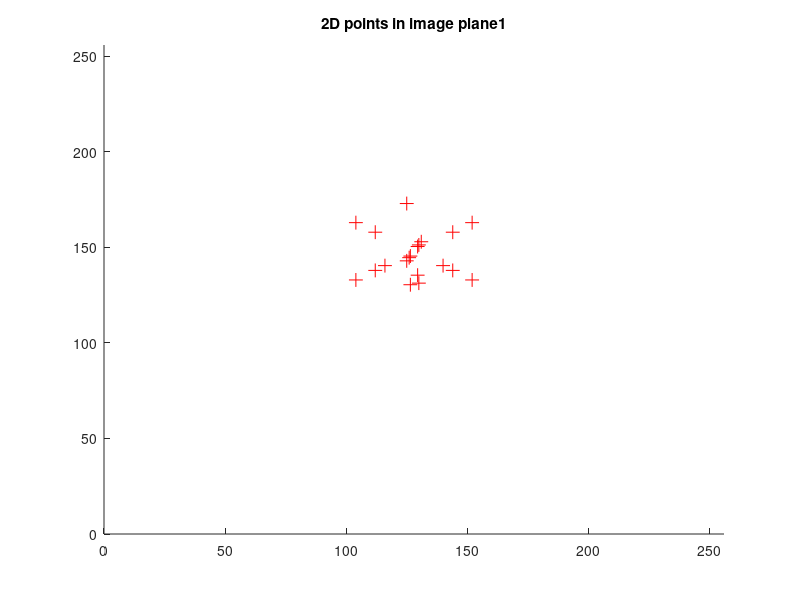
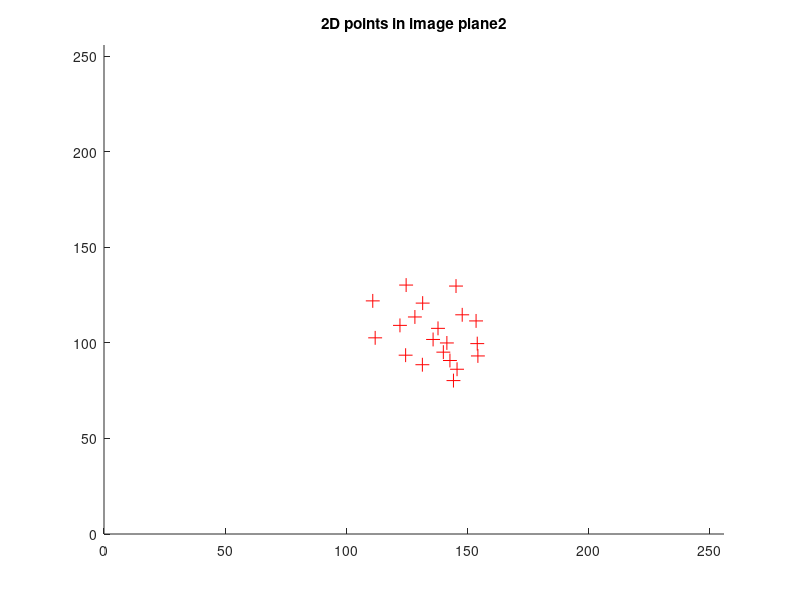

Reproduce these figures in MATLAB, in order.
%% Part1 %%%%%%%%%%%%%%%%%%%%%%%%%%%%%%%%%%%%%%%%%%%%%%%%%%%%%%%%%%%%%%%%%%
close all
clear
clc

%% Step1 Define camera 1
au1 = 100; av1 = 120; uo1 = 128; vo1 = 128;
height1 = 256;
width1 = 256;

R1 = eye(3,3); 
T1 = zeros(3,1);

%% Step2 Define camera 2
au2 = 90; av2 = 110; uo2 = 128; vo2 = 128;
ax = 0.1; by = pi/4; cz = 0.2; tx = -1000; ty = 190; tz = 230;
height2 = 256;
width2 = 256;

RotX = [1, 0, 0; 0, cos(ax), -sin(ax); 0, sin(ax), cos(ax)];
RotY = [cos(by), 0, sin(by); 0, 1, 0; -sin(by), 0, cos(by)];
RotZ = [cos(cz), -sin(cz), 0; sin(cz), cos(cz), 0; 0, 0, 1];
R2 = RotX * RotY * RotZ;
T2 = [tx;ty;tz];

%% Step3 Get the intrinsic matrices for both cameras
A1 = [au1, 0, uo1;
       0, av1, vo1;
       0, 0, 1];
  
A2 = [au2, 0, uo2;
       0, av2, vo2;
       0, 0, 1];  
   
%% Step4 Get the Fundamental matrix
T_cross = [0, -T2(3), T2(2);
           T2(3), 0, -T2(1);
           -T2(2), T2(1), 0];
           
F_ground = inv(A2') * R2' * T_cross * inv(A1);
F_ground = F_ground./ F_ground(9);
%% Step5 Define Object point
pn = 20;
V = zeros(4,pn);
V(:,1) = [100;-400;2000;1];
V(:,2) = [300;-400;3000;1];
V(:,3) = [500;-400;4000;1];
V(:,4) = [700;-400;2000;1];
V(:,5) = [900;-400;3000;1];
V(:,6) = [100;-50;4000;1];
V(:,7) = [300;-50;2000;1];
V(:,8) = [500;-50;3000;1];
V(:,9) = [700;-50;4000;1];
V(:,10) = [900;-50;2000;1];
V(:,11) = [100;50;3000;1];
V(:,12) = [300;50;4000;1];
V(:,13) = [500;50;2000;1];
V(:,14) = [700;50;3000;1];
V(:,15) = [900;50;4000;1];
V(:,16) = [100;400;2000;1];
V(:,17) = [300;400;3000;1];
V(:,18) = [500;400;4000;1];
V(:,19) = [700;400;2000;1];
V(:,20) = [900;400;3000;1];

%% Step 6 Compute the image points in both image planes

% Define intrinsic and extrinsic matrix first
IN1 = [A1,[0;0;0]];% 3*4 intrinsic matrix for camera1
IN2 = [A2,[0;0;0]];% 3*4 intrinsic matrix for camera2
EX1 = [R1,T1;0,0,0,1];% 4*4 extrinsic matrix for camera1
EX2 = inv([R2,T2;0,0,0,1]); % 4*4 extrinsic matrix for camera2

% Compute the 2D points in both image planes
v1 = zeros(3,pn);
v2 = zeros(3,pn);
for i = 1 : pn
   v1(:,i) = IN1 * EX1 * V(:,i);
   v1(:,i) = v1(:,i) ./ v1(3,i);
   v2(:,i) = IN2 * EX2 * V(:,i);
   v2(:,i) = v2(:,i) ./ v2(3,i);
end

%% Step 7 Draw the 2D points in windows
figure; hold on; title('2D points in image plane1');
for i = 1 : pn 
    plot(v1(2,i),v1(1,i),'r+', 'MarkerSize',10);    
end
xlim([0 width1])
ylim([0 height1])
hold off

figure; hold on; title('2D points in image plane2');
for i = 1 : pn 
    plot(v2(2,i),v2(1,i),'r+', 'MarkerSize',10);    
end
xlim([0 width2])
ylim([0 height2])
hold off

%% Step8 Compute Fundamental matrix using 8-pionts least mean square method
U = zeros(pn,8);
for i = 1 : pn
    x = v1(1,i);
    x_ = v2(1,i);
    y = v1(2,i);
    y_ = v2(2,i);
    U(i,:) = [x*x_, x_*y, x_, x*y_, y*y_, y_, x, y];
end
F_v = -U\ones(pn,1);
F = reshape([F_v;1],[3,3])';
%% Step9 Compare the F acquired from Step8 with the Ground truth
F == F_ground
%%